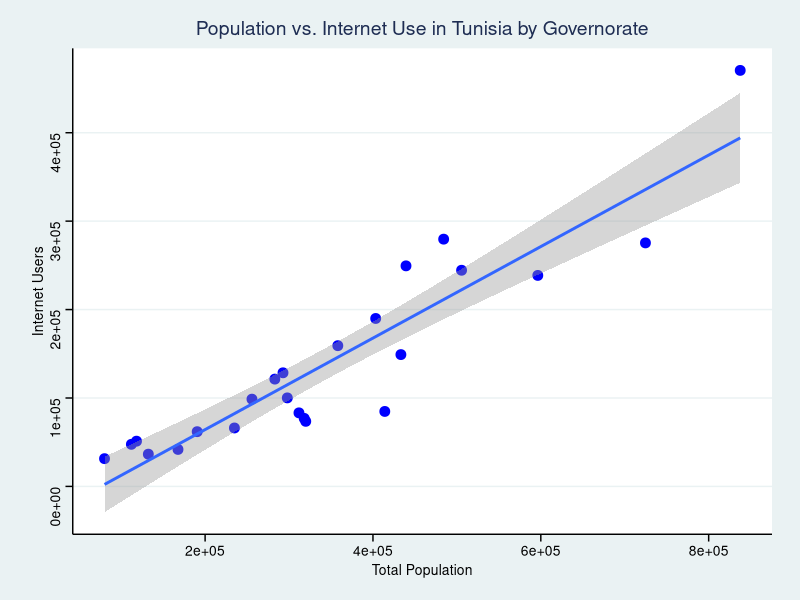
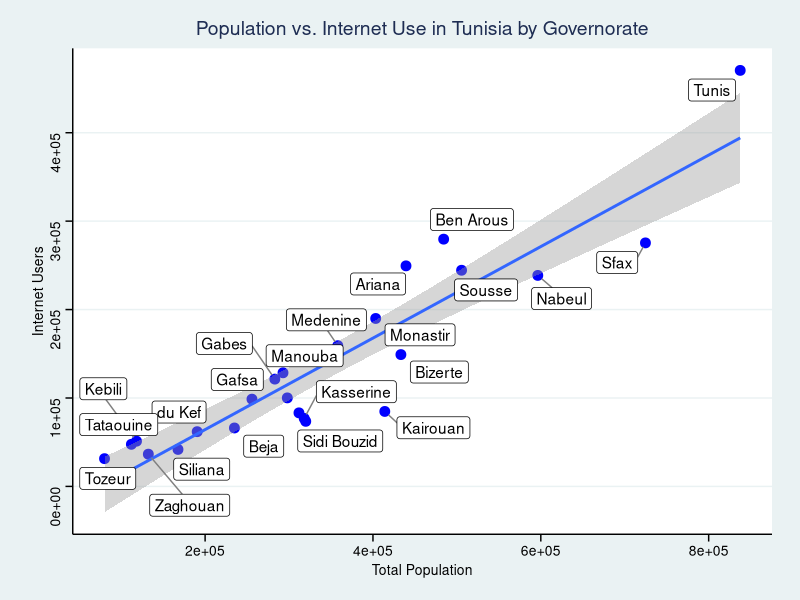
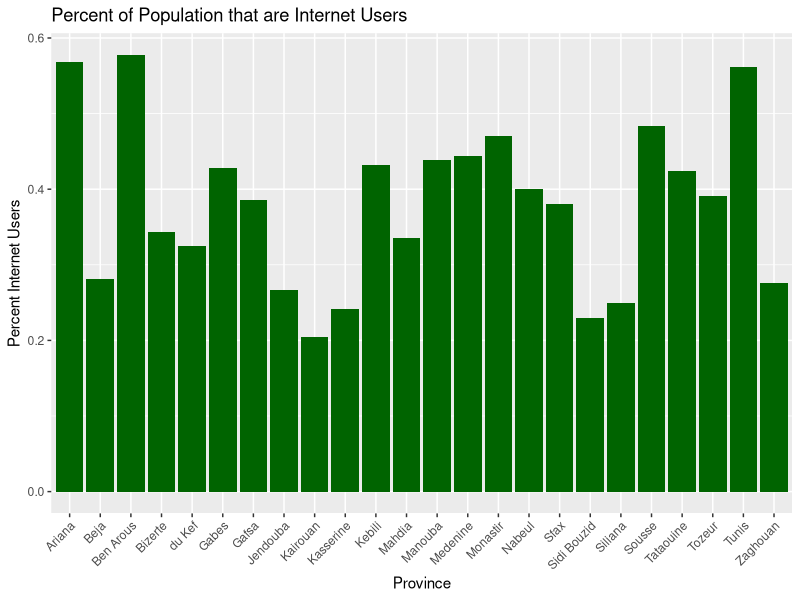
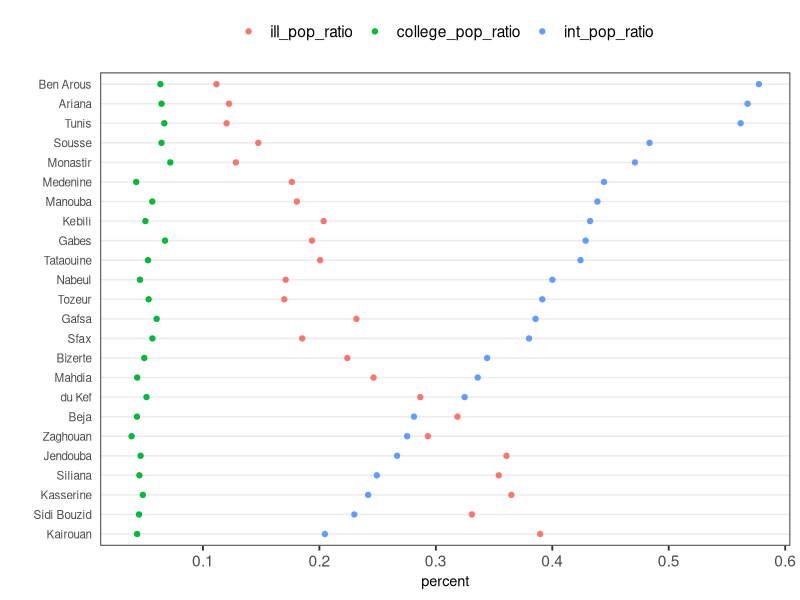

These figures' R source, in order:
## ---- chunk 1
knitr::opts_chunk$set(echo = TRUE)
library(tidyverse)
library(readxl)
library(ggthemes)
library(ggrepel)
## ---- chunk 2
educ <- read_excel("educ.xlsx")
ggplot(educ, aes(population,internet_tot)) + 
    geom_point(color = "blue", size = 3) +theme_stata() + xlab("Total Population") + ylab("Internet Users") + ggtitle("Population vs. Internet Use in Tunisia by Governorate") + geom_smooth(method = "lm", se = TRUE)
## ---- chunk 3
ggplot(educ, aes(population,internet_tot)) + 
    geom_point(color = "blue", size = 3) +theme_stata() + xlab("Total Population") + ylab("Internet Users") + ggtitle("Population vs. Internet Use in Tunisia by Governorate") + geom_smooth(method = "lm", se = TRUE)  + geom_label_repel(aes(label = province),
                                                                                                                                                                                                                                                box.padding   = 0.35, 
                                                                                                                                                                                                                                                point.padding = 0.5,
                                                                                                                                                                                                                                                segment.color = 'grey50')
## ---- chunk 4
educ["int_pop_ratio"] = educ["internet_tot"] / educ["population"]

ggplot(educ, aes(x = province, y = int_pop_ratio)) +
     geom_bar(stat = "identity", fill = "darkgreen") +
     ggtitle("Percent of Population that are Internet Users") + theme(axis.text.x = element_text(angle = 45, vjust = 1, hjust=1)) + xlab("Province") + ylab("Percent Internet Users")
## ---- chunk 5
theme_dotplot <- theme_bw(14) +
theme(axis.text.y = element_text(size = rel(.75)),
axis.ticks.y = element_blank(),
axis.title.x = element_text(size = rel(.75)),
panel.grid.major.x = element_blank(),
panel.grid.major.y = element_line(size = 0.5),
panel.grid.minor.x = element_blank())


educ["college_pop_ratio"] = educ["college_tot"] / educ["population"]
educ["ill_pop_ratio"] = educ["illiterate_total"] / educ["population"]

etidy <- educ %>%
select(province, int_pop_ratio, ill_pop_ratio, college_pop_ratio) %>%
gather(key = variable, value = percent, -province) %>%
mutate(variable = factor(variable, levels = c("ill_pop_ratio", "college_pop_ratio", "int_pop_ratio")))


ggplot(etidy, aes(percent, fct_reorder2(province, variable, -percent),
color = variable)) +
geom_point() + ylab("") +
theme_dotplot + theme(legend.position = "top",
legend.title = element_blank())

